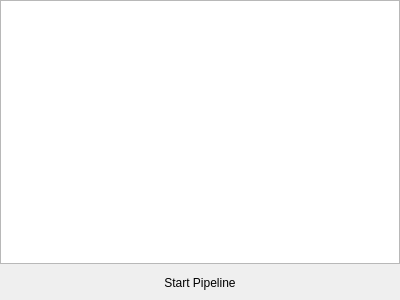
<?xml version="1.0" encoding="UTF-8"?>
<ui version="4.0">
 <class>PipelineListWidget</class>
 <widget class="QWidget" name="PipelineListWidget">
  <property name="geometry">
   <rect>
    <x>0</x>
    <y>0</y>
    <width>400</width>
    <height>300</height>
   </rect>
  </property>
  <property name="windowTitle">
   <string>Pipeline List Widget</string>
  </property>
  <layout class="QGridLayout" name="gridLayout">
   <property name="leftMargin">
    <number>0</number>
   </property>
   <property name="topMargin">
    <number>0</number>
   </property>
   <property name="rightMargin">
    <number>0</number>
   </property>
   <property name="bottomMargin">
    <number>0</number>
   </property>
   <property name="verticalSpacing">
    <number>1</number>
   </property>
   <item row="1" column="0">
    <widget class="QPushButton" name="startPipelineBtn">
     <property name="minimumSize">
      <size>
       <width>0</width>
       <height>35</height>
      </size>
     </property>
     <property name="styleSheet">
      <string notr="true"/>
     </property>
     <property name="text">
      <string>Start Pipeline</string>
     </property>
     <property name="icon">
      <iconset resource="../../icons/images/Icons.qrc">
       <normaloff>:/media_play_white.png</normaloff>:/media_play_white.png</iconset>
     </property>
     <property name="iconSize">
      <size>
       <width>24</width>
       <height>24</height>
      </size>
     </property>
     <property name="default">
      <bool>false</bool>
     </property>
     <property name="flat">
      <bool>true</bool>
     </property>
    </widget>
   </item>
   <item row="0" column="0">
    <widget class="SVPipelineView" name="pipelineView">
     <property name="mouseTracking">
      <bool>true</bool>
     </property>
     <property name="focusPolicy">
      <enum>Qt::ClickFocus</enum>
     </property>
     <property name="styleSheet">
      <string notr="true"/>
     </property>
     <property name="editTriggers">
      <set>QAbstractItemView::NoEditTriggers</set>
     </property>
     <property name="selectionMode">
      <enum>QAbstractItemView::ExtendedSelection</enum>
     </property>
     <property name="spacing">
      <number>2</number>
     </property>
    </widget>
   </item>
  </layout>
 </widget>
 <customwidgets>
  <customwidget>
   <class>SVPipelineView</class>
   <extends>QListView</extends>
   <header location="global">SVPipelineView.h</header>
  </customwidget>
 </customwidgets>
 <resources>
  <include location="../../icons/images/Icons.qrc"/>
 </resources>
 <connections/>
</ui>
